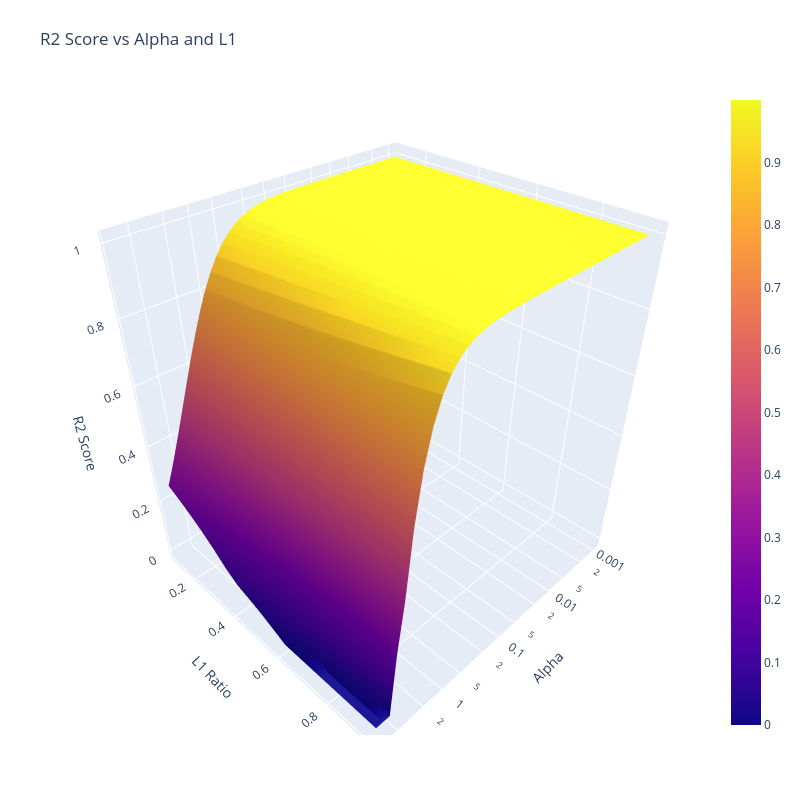

The code cell stored with this chart in its notebook:
### Code cell
import numpy as np
from sklearn.linear_model import ElasticNet
import pandas as pd
import matplotlib.pyplot as plt
import plotly.graph_objects as go


alphas_tmp = range(-30, 10, 1)
alphas = [10 ** (i/10) for i in alphas_tmp]

l1_ratios_tmp = range(10, 100, 5)
l1_ratios = [i/100 for i in l1_ratios_tmp]

output = pd.DataFrame(columns=['alpha', 'l1_ratio', 'r2_score'])
for alpha in alphas:
    for l1_ratio in l1_ratios:
        elasticnet_model = ElasticNet(alpha=alpha, l1_ratio=l1_ratio).fit(X, y)
        # Add the results to the output DataFrame
        output = pd.concat([output, pd.DataFrame({'alpha': [alpha], 'l1_ratio': [l1_ratio], 'r2_score': [elasticnet_model.score(X, y)]})], ignore_index=True)

# Create a 3D surface plot of the R2 scores as a function of alpha and l1_ratio
fig = go.Figure(data=[go.Surface(z=output.pivot(index='l1_ratio', columns='alpha', values='r2_score').values,
                         x=output['alpha'].unique(),
                         y=output['l1_ratio'].unique())])
fig.update_layout(title='R2 Score vs Alpha and L1', autosize=False,
                  width=800, height=800,
                  margin=dict(l=65, r=50, b=65, t=90))
fig.update_layout(scene=dict(
                    xaxis=dict(type='log'),
                    xaxis_title='Alpha',
                    yaxis_title='L1 Ratio',
                    zaxis_title='R2 Score'))
fig.show()

### Figure 1 — Plotly figure (JSON) as saved in the notebook; plotly's stock layout.template omitted (floating-point values rounded to 4 significant figures; data arrays with more than 128 entries replaced by an {"elided": "..."} marker saying what was removed)
{"data": [{"type": "surface", "x": [0.001, 0.001259, 0.001585, 0.001995, 0.002512, 0.003162, 0.003981, 0.005012, 0.00631, 0.007943, 0.01, 0.01259, 0.01585, 0.01995, 0.02512, 0.03162, 0.03981, 0.05012, 0.0631, 0.07943, 0.1, 0.1259, 0.1585, 0.1995, 0.2512, 0.3162, 0.3981, 0.5012, 0.631, 0.7943, 1, 1.259, 1.585, 1.995, 2.512, 3.162, 3.981, 5.012, 6.31, 7.943], "y": [0.1, 0.15, 0.2, 0.25, 0.3, 0.35, 0.4, 0.45, 0.5, 0.55, 0.6, 0.65, 0.7, 0.75, 0.8, 0.85, 0.9, 0.95], "z": {"elided": "18x40 float values"}}], "layout": {"autosize": false, "height": 800, "margin": {"b": 65, "l": 65, "r": 50, "t": 90}, "scene": {"xaxis": {"title": {"text": "Alpha"}, "type": "log"}, "yaxis": {"title": {"text": "L1 Ratio"}}, "zaxis": {"title": {"text": "R2 Score"}}}, "title": {"text": "R2 Score vs Alpha and L1"}, "width": 800}}
